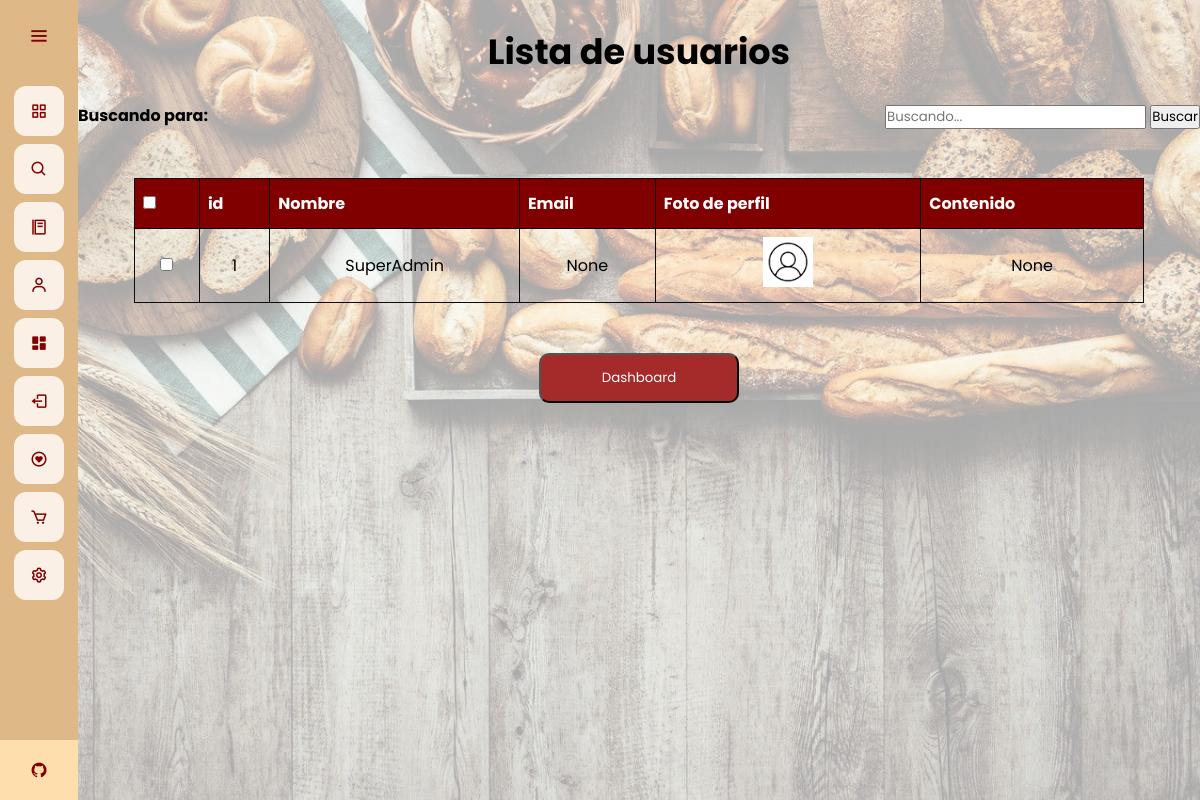
Page /admin-dash/editar-usuario (signed in) on the committed database.
### app.py (models this page shows)
class User(database.Model, UserMixin):
	id = database.Column(database.Integer, primary_key=True)
	email = database.Column(database.String(30), unique=True)
	username = database.Column(database.String(20), nullable=False, unique=True)
	password = database.Column(database.String(80), nullable=False)
	profile_pic = database.Column(database.String(40), nullable=False, default='default.jpg')
	bio_content = database.Column(database.String(1000))
	verified = database.Column(database.Boolean(), default=False)
	commenter = database.relationship('Comment', backref='commenter', lazy='dynamic')
	wish = database.relationship('Wish', backref='liker', lazy='dynamic')

### app.py (the view)
@app.route("/admin-dash/editar-usuario", methods=['GET','POST'])
@login_required
def lista_usuario():
	if current_user.username == "SuperAdmin":
		pages = 5
		users = User.query.filter().all()
		if request.method == 'POST' and 'tag' in request.form:
			tag = request.form["tag"]
			search = "%{}%".format(tag)
			users = User.query.filter(User.username.like(search))
			return render_template("edituser.html", users = users, tag = tag)
		return render_template("edituser.html", users = users)
	else:
		return redirect(url_for('home'))

### app.py (called while the page is built)
@login_manager.user_loader
def load_user(user_id):
	return User.query.get(int(user_id))

@app.before_request
def make_session_permanent():
    session.permanent = True

### templates/edituser.html (shortened to what this page needs)
{% extends 'base.html' %}
{% block style %}
<link rel="stylesheet" href="{{ url_for('static', filename='css/style_edituser.css') }}">
{% endblock %}
{% block content %}
<br>
<h1 class = "title">
    Lista de usuarios
</h1>
<br>
<div class="container">
    <div class="tabsearch">
        <div class="tag-1">
            <strong>
                Buscando para: {{ tag }}
            </strong>
        </div>
        <div class="form-1">
            <form action="" method="POST" autocomplete="on">
                <input type="text" class="form-control" name="tag" id="tag" placeholder="Buscando..." />
                <input type="submit" value="Buscar" class="form-control btn btn-primary " name="">
            </form>
        </div>
    </div>
    <br>
    <br>
    <br>
    <div class="table-div">
        <table id="tableu" class="tableu" style="width: 90%">
            <thead>
                <tr>
                    <th>
                        <input type="checkbox" onclick="checkAll(this)">
                    </th>
                    <th>id</th>
                    <th>Nombre</th>
                    <th>Email</th>
                    <th>Foto de perfil</th>
                    <th>Contenido</th>
                </tr>
            </thead>
            <br>
            <tbody>
                {% for user in users %}
                <tr>
                    <td><input type="checkbox" name="user"></td>
                    <td>{{ user.id }}</td>
                    <td>{{ user.username }}</td>
                    <td>{{ user.email }}</td>
                    <td><img src="{{ url_for('static', filename='profile_pics/'+ user.profile_pic) }}" alt="" class="images">
                    </td>
                    <td>{{ user.bio_content }}</td>
                </tr>
                {% endfor %}
            </tbody>
        </table>
    </div>
</div>
<br>
<br>
<div class="other">
    <a href="{{url_for('dashboard')}}">
        <button type="button" class="buttond">
            Dashboard
        </button>
    </a>
</div>
{% endblock %}

### static/css/style_base.css (style rules this page uses)
* { margin: 0; padding: 0; box-sizing: border-box; font-family: "Poppins" , sans-serif; }

### static/css/style_edituser.css (style rules this page uses)
.title { text-align: center; font-size: 35px; }
.table-div { display: flex; justify-content: center; align-items: center; }
#tableu { font-family: Arial, Helvetica, sans-serif; border-collapse: collapse; width: 100%; }
#tableu td, #tableu th { border: 1px solid rgb(14, 13, 13); padding: 8px; }
#tableu th { padding-top: 12px; padding-bottom: 12px; text-align: left; background-color: #800000; color: white; }
.images { width: 50px; }
.tableu td { text-align: center; vertical-align: middle; }
.tag-1 { float: left; }
.form-1 { float: right; }
.other { display: flex; justify-content: center; align-items: center; }
.buttond { width: 200px; height: 50px; color: white; background-color: brown; border-radius: 10px; cursor: pointer; }

### rows in the picture
User: id "1", username "SuperAdmin", email "None", profile_pic (placeholder picture), bio_content "None"
